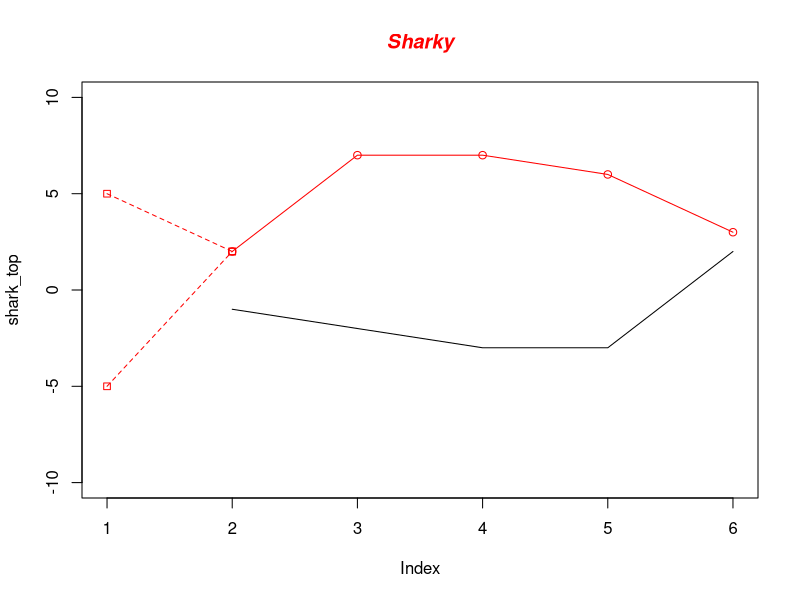
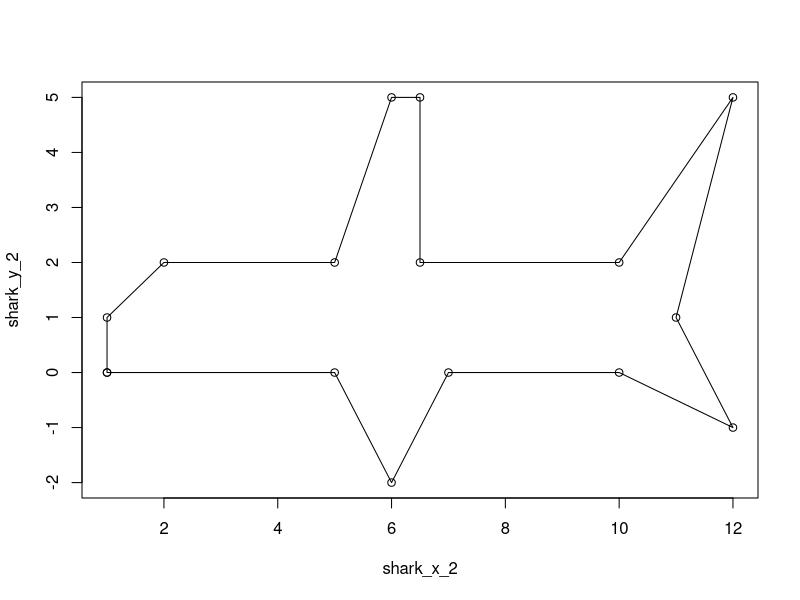

Write R code to recreate these figures, in order. (Note: this script raises an error after producing the figures.)
## ---- chunk 1
library(palmerpenguins)

shark_top <- c("NA", 2, 7, 7, 6, 3)
shark_down <- c("NA", -1, -2, -3, -3, 2)
shark_fin_1 <- c(5, 2)
shark_fin_2 <- c(-5, 2)

# Plot dat shark

plot(shark_top, type="o", col="red", ylim=c(-10,10))
lines(shark_down)
lines(shark_fin_1, type="o", pch=22, lty=2, col="red")
lines(shark_fin_2, type="o", pch=22, lty=2, col="red")

# Create a title with a red, bold/italic font
title(main="Sharky", col.main="red", font.main=4)

## ---- chunk 2
shark_x_2 <- c(1,1,2,5,6,6.5,6.5,10,12,11,12,10,7,6,5,1)
shark_y_2 <- c(0,1,2,2,5,5,2,2,5,1,-1,0,0,-2,0,0)
shark_eye_x <- c(1)
shark_eye_y <- c(1)

plot(shark_x_2, shark_y_2, type="o")
line(shark_eye_x, shark_eye_y)


